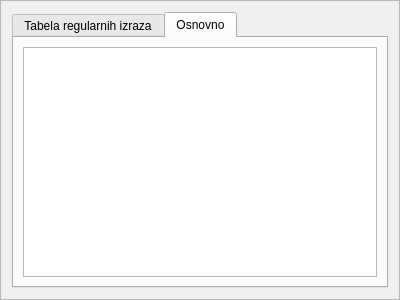
<?xml version="1.0" encoding="UTF-8"?>
<ui version="4.0">
 <class>UvodFrame</class>
 <widget class="QFrame" name="UvodFrame">
  <property name="geometry">
   <rect>
    <x>0</x>
    <y>0</y>
    <width>400</width>
    <height>300</height>
   </rect>
  </property>
  <property name="windowTitle">
   <string>Frame</string>
  </property>
  <property name="frameShape">
   <enum>QFrame::StyledPanel</enum>
  </property>
  <property name="frameShadow">
   <enum>QFrame::Raised</enum>
  </property>
  <layout class="QHBoxLayout">
   <item>
    <widget class="QTabWidget" name="tabWidget">
     <property name="currentIndex">
      <number>1</number>
     </property>
     <widget class="QWidget" name="tab1">
      <attribute name="title">
       <string>Tabela regularnih izraza</string>
      </attribute>
      <layout class="QHBoxLayout" name="horizontalLayout_2">
       <item>
        <widget class="QPlainTextEdit" name="areaTabela"/>
       </item>
      </layout>
     </widget>
     <widget class="QWidget" name="tab2">
      <attribute name="title">
       <string>Osnovno</string>
      </attribute>
      <layout class="QHBoxLayout" name="horizontalLayout">
       <item>
        <widget class="QPlainTextEdit" name="areaOsnovno"/>
       </item>
      </layout>
     </widget>
    </widget>
   </item>
  </layout>
 </widget>
 <resources/>
 <connections/>
</ui>
